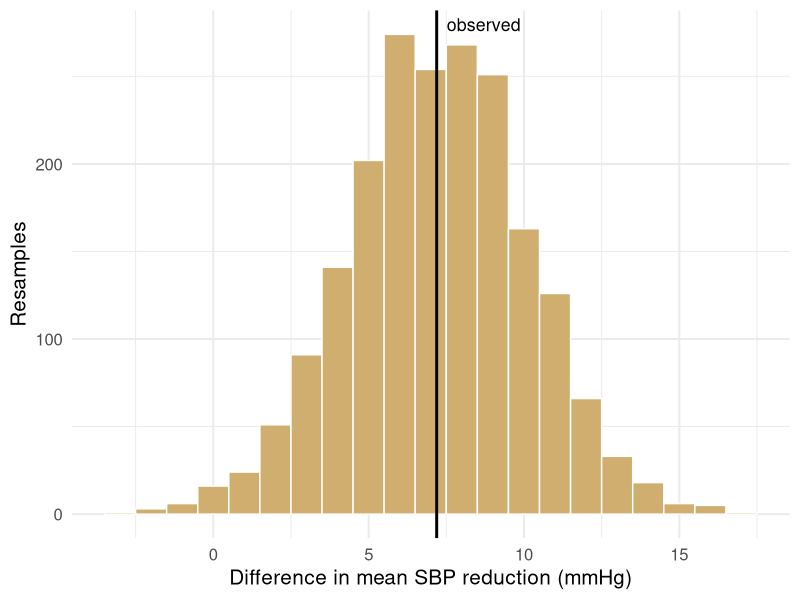
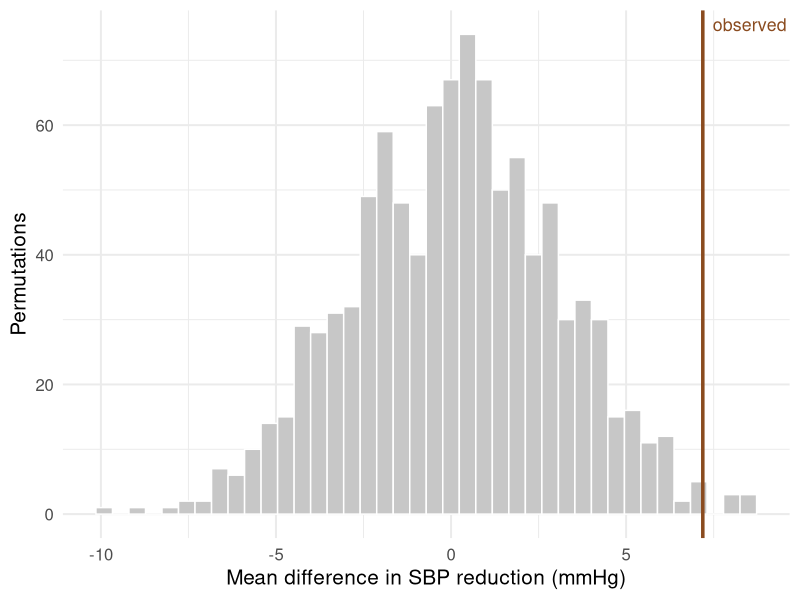
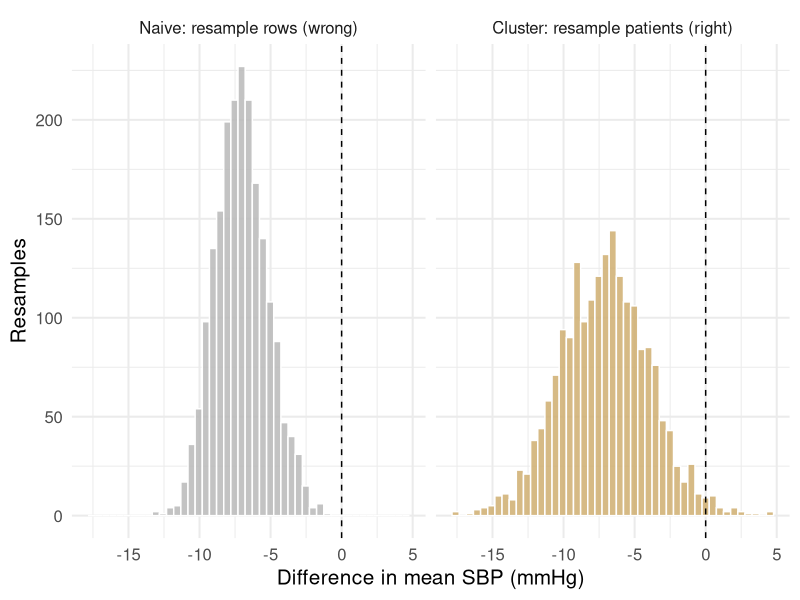

Write the R code that produced these figures, in order.
## ---- chunk 1
#| label: setup
#| include: false
library(ggplot2)
library(knitr)

# Synthetic teaching data for BIOS 6301. Not real patients.
set.seed(6301)
n <- 60
trial <- data.frame(
  id        = sprintf("P%03d", 1:n),
  arm       = rep(c("Placebo", "Treatment"), each = n / 2),
  site      = sample(1:4, n, replace = TRUE),
  age       = round(rnorm(n, 61, 9)),
  sex       = sample(c("F", "M"), n, replace = TRUE),
  weight_kg = round(rnorm(n, 82, 15), 1),
  sbp_0     = round(rnorm(n, 148, 14)),
  stringsAsFactors = FALSE
)
# One synthetic trial, representing complete randomization with 30 per arm.
# Outcome and reference model match Session 14: positive reduction is beneficial.
trial$reduction <- c(rnorm(n = 30, mean = 0, sd = 12),
                     rnorm(n = 30, mean = 6, sd = 4))
trial$sbp_12 <- trial$sbp_0 - trial$reduction

# Separate repeated-visit illustration using the same participant IDs:
# three visits per patient, a large patient-level random intercept (SD 12) and
# small within-patient noise (SD 4). Nothing is "broken" here — the data are
# simply clustered, which is what makes the row bootstrap wrong.
set.seed(2024)
patient_effect <- rnorm(n, 0, 12)
trial_long <- data.frame(
  id   = rep(trial$id, each = 3),
  arm  = rep(trial$arm, each = 3),
  week = rep(c(4, 8, 12), times = n),
  stringsAsFactors = FALSE
)
trial_long$sbp <- round(140 + rep(patient_effect, each = 3) +
  ifelse(trial_long$arm == "Treatment", -10, 0) + rnorm(n * 3, 0, 4))

theme_set(theme_minimal(base_size = 15))
gold <- "#CFAE70"
## ---- chunk 2
#| label: two-samples
sbp <- c(150, 142, 168, 131, 155)

set.seed(1)
sample(x = sbp, size = length(sbp), replace = TRUE)
sample(x = sbp, size = length(sbp), replace = FALSE)
## ---- chunk 3
set.seed(1500)
values <- c(1, 2, 4, 7)
one_draw <- sample(x = values, size = length(values), replace = TRUE)
one_draw
replicate(n = 3, expr = mean(x = sample(
  x = values, size = length(values), replace = TRUE)))
## ---- chunk 4
#| label: melanoma-bootstrap
thickness <- boot::melanoma$thickness
stopifnot(length(thickness) == 205L, all(is.finite(thickness)))
set.seed(1500)
boot_median <- replicate(n = 2000, expr =
  median(x = sample(x = thickness, size = length(thickness), replace = TRUE)))
round(c(estimate = median(thickness), SE = sd(boot_median),
        quantile(boot_median, c(.025, .975))), 2)
## ---- chunk 5
#| label: med-diff
# Difference in mean reduction, Treatment minus Placebo.
# Takes a data frame with `arm` and `reduction`; returns one number.
mean_diff <- function(data) {
  mean(x = data$reduction[data$arm == "Treatment"]) -
    mean(x = data$reduction[data$arm == "Placebo"])
}

obs_mean <- mean_diff(data = trial)
obs_mean
## ---- chunk 6
bootstrap_once <- function(data) {
  ctrl <- which(data$arm == "Placebo")
  trt <- which(data$arm == "Treatment")
  picked_ctrl <- ctrl[sample.int(n = length(ctrl), size = length(ctrl),
                                 replace = TRUE)]
  picked_trt <- trt[sample.int(n = length(trt), size = length(trt),
                              replace = TRUE)]
  mean_diff(data = data[c(picked_ctrl, picked_trt), ])
}
## ---- chunk 7
set.seed(14)
one_boot <- bootstrap_once(data = trial)
c(observed = obs_mean, one_bootstrap = one_boot)
## ---- chunk 8
set.seed(14)
B <- 2000
boot_mean <- replicate(n = B, expr = bootstrap_once(data = trial))
length(boot_mean)
head(x = round(x = boot_mean, digits = 1))
## ---- chunk 9
#| label: fig-boot-med
#| fig-cap: "Bootstrap distribution of the difference in mean SBP reduction."
#| fig-width: 9
#| fig-height: 3.2
#| echo: false
ggplot(data.frame(stat = boot_mean), aes(stat)) +
  geom_histogram(binwidth = 1, fill = gold, colour = "white") +
  geom_vline(xintercept = obs_mean, linewidth = 1) +
  annotate("text", x = obs_mean, y = Inf, label = "  observed", hjust = 0,
           vjust = 1.6, size = 4.5) +
  labs(x = "Difference in mean SBP reduction (mmHg)", y = "Resamples")
## ---- chunk 10
#| label: boot-se
se_boot <- sd(x = boot_mean)
se_boot
## ---- chunk 11
#| label: boot-bias
mean(boot_mean) - obs_mean    # bootstrap estimate of bias
## ---- chunk 12
quantile(x = boot_mean, probs = c(0.025, 0.975))
## ---- chunk 13
#| label: boot-vs-t-compare
c(boot_se = sd(x = boot_mean),
  welch_se = t.test(x = trial$reduction[trial$arm == "Treatment"],
                    y = trial$reduction[trial$arm == "Placebo"])$stderr)
## ---- chunk 14
boot_interval <- function(seed, B = 1000) {
  set.seed(seed)
  ans <- replicate(n = B, expr = bootstrap_once(data = trial))
  unname(quantile(x = ans, probs = c(0.025, 0.975)))
}
## ---- chunk 15
#| label: bootstrap-stability-runs
t(vapply(1501:1503, boot_interval, numeric(2)))
## ---- chunk 16
#| label: boot-max
set.seed(18)
boot_max <- replicate(n = B, expr = max(trial$sbp_0[sample.int(n = nrow(trial), size = nrow(trial), replace = TRUE)]))

length(unique(boot_max))                # distinct values across 2000 resamples
mean(boot_max == max(trial$sbp_0))      # how often the resample max is THE max
## ---- chunk 17
#| label: promotion-permutation
decision <- c(rep(1, 21), rep(0, 3), rep(1, 14), rep(0, 10))
observed_gap <- 21/24 - 14/24
set.seed(1501)
null_gap <- replicate(n = 9999, expr = {
  male <- sample.int(n = 48, size = 24, replace = FALSE)
  mean(decision[male]) - mean(decision[-male])
})
(1 + sum(abs(null_gap) >= abs(observed_gap) - 1e-12)) / 10000
## ---- chunk 18
permute_once <- function(data) {
  shuffled <- data
  shuffled$arm <- sample(x = data$arm, size = nrow(data), replace = FALSE)
  mean_diff(data = shuffled)
}
set.seed(19)
c(observed = obs_mean, one_permutation = permute_once(data = trial))
## ---- chunk 19
set.seed(19)
P <- 999
perm_stat <- replicate(n = P, expr = permute_once(data = trial))
c(observed = obs_mean, perm_mean = mean(x = perm_stat),
  perm_sd = sd(x = perm_stat))
## ---- chunk 20
#| label: fig-perm
#| fig-cap: "Permutation null distribution of the mean difference, with the observed value."
#| fig-width: 9
#| fig-height: 3.2
#| echo: false
ggplot(data.frame(stat = perm_stat), aes(stat)) +
  geom_histogram(bins = 40, fill = "grey78", colour = "white") +
  geom_vline(xintercept = obs_mean, colour = "#8a4b1f", linewidth = 1.2) +
  annotate("text", x = obs_mean, y = Inf, label = "  observed", hjust = 0,
           vjust = 1.6, size = 4.5, colour = "#8a4b1f") +
  labs(x = "Mean difference in SBP reduction (mmHg)", y = "Permutations")
## ---- chunk 21
#| label: exact-perm
small <- trial[c(1:4, 31:34), c("id", "arm", "reduction")]
obs_small <- mean_diff(data = small)

combos <- combn(8, 4)                    # every way to choose 4 "Treatment"
exact <- apply(combos, 2, function(k) mean(small$reduction[k]) -
                                      mean(small$reduction[-k]))

ncol(combos)                             # the entire reference set
round(mean(abs(exact) >= abs(obs_small) - 1e-12), 4)    # exact two-sided p-value
## ---- chunk 22
#| label: perm-p
n_extreme <- sum(abs(perm_stat) >= abs(obs_mean) - 1e-12)
n_extreme                                        # out of 999
## ---- chunk 23
#| label: perm-p2
c(wrong = n_extreme / P,
  right = (n_extreme + 1) / (P + 1))
## ---- chunk 24
extreme <- sum(abs(perm_stat) >= abs(obs_mean) - 1e-12)
c(adjusted_p = (extreme + 1) / (P + 1),
  min_reportable = 1 / (P + 1))
binom.test(extreme, P)$conf.int
## ---- chunk 25
#| label: long-head
head(x = trial_long, n = 7)
c(rows = nrow(trial_long), patients = length(unique(trial_long$id)))
## ---- chunk 26
#| label: long-obs
diff_long <- function(data) {
  mean(data$sbp[data$arm == "Treatment"]) - mean(data$sbp[data$arm == "Placebo"])
}
obs_long <- diff_long(trial_long)
obs_long
## ---- chunk 27
#| label: boot-rows
set.seed(21)
boot_row <- replicate(n = B, expr = {
  groups <- split(x = seq_len(nrow(trial_long)), f = trial_long$arm)
  idx <- unlist(lapply(X = groups, FUN = function(i)
    i[sample.int(n = length(i), size = length(i), replace = TRUE)]))
  diff_long(trial_long[idx, ])
})

c(estimate = obs_long, se = sd(boot_row))
round(quantile(boot_row, c(0.025, 0.975)), 2)
## ---- chunk 28
#| label: cluster-index
ids <- unique(trial_long$id)
arm_by_id <- trial_long$arm[match(ids, trial_long$id)]
id_groups <- split(x = ids, f = arm_by_id)
rows_by_id <- split(x = seq_len(nrow(trial_long)), f = trial_long$id)
## ---- chunk 29
#| label: boot-cluster
set.seed(22)
boot_clu <- replicate(n = B, expr = {
  picked <- unlist(lapply(X = id_groups, FUN = function(i)
    sample(x = i, size = length(i), replace = TRUE)))
  diff_long(trial_long[unlist(rows_by_id[picked]), ])
})

c(row_se = sd(boot_row), cluster_se = sd(boot_clu),
  ratio = sd(boot_clu) / sd(boot_row))
## ---- chunk 30
#| label: fig-unit
#| fig-cap: "Bootstrap distributions of the same estimate under two resampling schemes."
#| fig-width: 9
#| fig-height: 3.3
#| echo: false
cmp <- rbind(
  data.frame(stat = boot_row, scheme = "Naive: resample rows (wrong)"),
  data.frame(stat = boot_clu, scheme = "Cluster: resample patients (right)")
)
cmp$scheme <- factor(cmp$scheme, levels = unique(cmp$scheme))
ggplot(cmp, aes(stat, fill = scheme)) +
  geom_histogram(bins = 45, colour = "white", alpha = 0.85) +
  geom_vline(xintercept = 0, linetype = 2) +
  facet_wrap(~scheme) +
  scale_fill_manual(values = c("grey72", gold)) +
  labs(x = "Difference in mean SBP (mmHg)", y = "Resamples") +
  theme(legend.position = "none")
## ---- chunk 31
rho <- 12^2 / (12^2 + 4^2)
c(rho = rho, design_effect = 1 + (3 - 1) * rho,
  approximate_se_inflation = sqrt(1 + 2 * rho))
## ---- chunk 32
#| label: perm-unit
arm_by_id <- trial_long$arm[match(ids, trial_long$id)]

set.seed(32)
p_rows <- replicate(n = 999, expr = {
  s <- sample(x = trial_long$arm, size = nrow(trial_long),
              replace = FALSE)  # wrongly reassigns visits
  mean(trial_long$sbp[s == "Treatment"]) - mean(trial_long$sbp[s == "Placebo"])
})
## ---- chunk 33
#| label: perm-patient-unit
p_pats <- replicate(n = 999, expr = {
  assigned <- sample(x = arm_by_id, size = length(arm_by_id), replace = FALSE)
  s <- assigned[match(trial_long$id, ids)]      # join by ID, not row order
  mean(trial_long$sbp[s == "Treatment"]) - mean(trial_long$sbp[s == "Placebo"])
})

c(p_row_unit = (sum(abs(p_rows) >= abs(obs_long)) + 1) / 1000,
  p_patient_unit = (sum(abs(p_pats) >= abs(obs_long)) + 1) / 1000)
## ---- chunk 34
#| label: paired-change-bootstrap
treated <- trial[trial$arm == "Treatment", ]
change <- treated$sbp_0 - treated$sbp_12
set.seed(1530)
boot_change <- replicate(n = 2000, expr =
  mean(x = sample(x = change, size = length(change), replace = TRUE)))
round(c(mean_change = mean(change), SE = sd(boot_change),
        quantile(boot_change, c(.025, .975))), 2)
